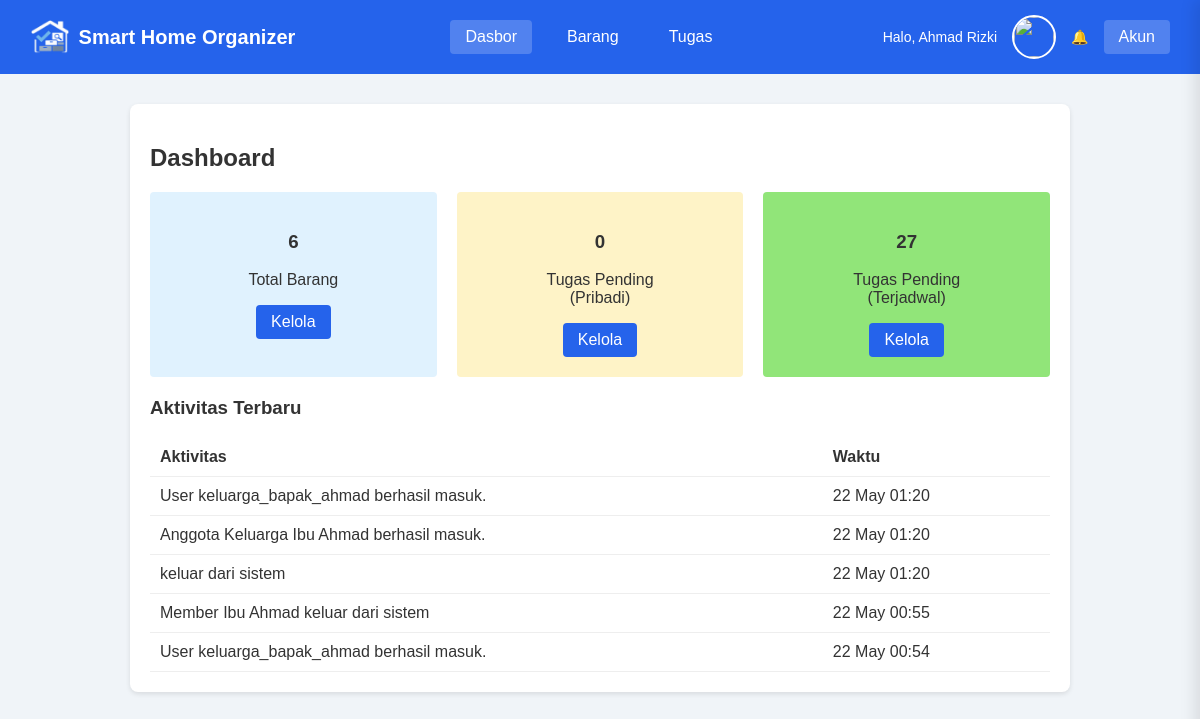
The page /user/dashboardd.php (signed in) on the database its author committed.
### tables this page shows
CREATE TABLE `activity_logs` (
  `id` int NOT NULL AUTO_INCREMENT,
  `user_id` int DEFAULT NULL,
  `family_id` int DEFAULT NULL,
  `activity_type` varchar(50) NOT NULL,
  `description` text,
  `created_at` timestamp NULL DEFAULT CURRENT_TIMESTAMP,
  PRIMARY KEY (`id`),
  KEY `user_id` (`user_id`),
  KEY `fk_family_id` (`family_id`),
  CONSTRAINT `activity_logs_ibfk_1` FOREIGN KEY (`user_id`) REFERENCES `users` (`id`) ON DELETE SET NULL,
  CONSTRAINT `fk_family_id` FOREIGN KEY (`family_id`) REFERENCES `family_members` (`id`) ON DELETE CASCADE
);

### user/dashboardd.php (the view, shortened to what this page needs)
<?php
include_once '../includes/notifications.php';
include_once '../includes/account_drawer.php';
$uid = $_SESSION['user_id'];
$jml_item = mysqli_fetch_assoc(mysqli_query($conn, "SELECT count(*) as c FROM items WHERE user_id=$uid"))['c'];
$jml_tugas = mysqli_fetch_assoc(mysqli_query($conn, "SELECT count(*) as c FROM tasks WHERE user_id=$uid AND status='Pending'"))['c'];
$jml_tugas_mem = mysqli_fetch_assoc(mysqli_query($conn, "SELECT count(*) as c FROM assigned_tasks WHERE user_id=$uid AND status='Pending'"))['c'];
?>
<!DOCTYPE html>
<html>
<head>
    <link rel="stylesheet" href="../assets/css/style.css">
</head>
<body>
    <div class="navbar navbar-dashboard">
        <div class="navbar-brand">
            <img src="../assets/image/logo.png" alt="Logo" class="logo-img">
            <a href="dashboardd.php">Smart Home Organizer</a>
        </div>
        <div class="navbar-menu">
            <a href="dashboardd.php" class="active">Dasbor</a>
            <a href="items.php">Barang</a>
            <a href="tasks.php">Tugas</a>
        </div>
        <div class="navbar-user">
            <span>Halo, <?= $_SESSION['nama']; ?></span>
            <img src="../assets/image/users/<?= $_SESSION['foto'] ?? 'default.png'; ?>" class="profile-pic">
            <a href="javascript:void(0)" onclick="openAccountDrawer()">Akun</a>
        </div>
    </div>
    <div class="container">
        <h2>Dashboard</h2>
        <div class="dashboard-cards">
            <div class="card card-blue">
                <h3><?php echo $jml_item; ?></h3>
                <p>Total Barang</p><a href="items.php" class="btn btn-primary">Kelola</a>
            </div>
            <div class="card card-yellow">
                <h3><?php echo $jml_tugas; ?></h3>
                <p>Tugas Pending<br>(Pribadi)</p><a href="tasks.php" class="btn btn-primary">Kelola</a>
            </div>
            <div class="card card-green">
                <h3><?php echo $jml_tugas_mem; ?></h3>
                <p>Tugas Pending<br>(Terjadwal)</p><a href="tasks_jadwal.php" class="btn btn-primary">Kelola</a>
            </div>
        </div>
        <h3>Aktivitas Terbaru</h3>
        <table>
            <tr>
                <th>Aktivitas</th>
                <th>Waktu</th>
            </tr>
            <?php
            $logs = mysqli_query($conn, "SELECT * FROM activity_logs WHERE user_id=$uid ORDER BY created_at DESC LIMIT 5");
            while ($row = mysqli_fetch_assoc($logs)): ?>
                <tr>
                    <td><?php echo $row['description']; ?></td>
                    <td><?php echo date('d M H:i', strtotime($row['created_at'])); ?></td>
                </tr>
            <?php endwhile; ?>
        </table>
    </div>
</body>
</html>

### assets/css/style.css (style rules this page uses)
body { font-family: sans-serif; background: #f0f4f8; margin: 0; color: #333; }
.container { max-width: 900px; margin: 30px auto; background: white; padding: 20px; border-radius: 8px; box-shadow: 0 2px 5px rgba(0, 0, 0, 0.1); }
.navbar { background: #2563eb; padding: 15px 30px; display: flex; align-items: center; justify-content: space-between; color: white; position: sticky; top: 0; z-index: 1000; transition: all 0.3s ease; }
.navbar-brand { display: flex; align-items: center; gap: 10px; font-size: 20px; font-weight: bold; }
.navbar-brand a { color: white; text-decoration: none; }
.logo-img { height: 35px !important; width: auto !important; object-fit: contain; }
.navbar-menu { display: flex; gap: 20px; align-items: center; }
.navbar-menu a { color: white; text-decoration: none; padding: 8px 15px; border-radius: 4px; transition: background 0.3s; }
.navbar-menu a:hover, .navbar-menu a.active { background: rgba(255, 255, 255, 0.2); }
.navbar-user { display: flex; align-items: center; gap: 15px; }
.navbar-user span { font-size: 14px; }
.navbar-user a { color: white; text-decoration: none; background: rgba(255, 255, 255, 0.2); padding: 8px 15px; border-radius: 4px; }
.profile-pic { width: 40px; height: 40px; border-radius: 50%; object-fit: cover; border: 2px solid white; }
.btn { padding: 8px 15px; border: none; cursor: pointer; border-radius: 4px; text-decoration: none; display: inline-block; box-sizing: border-box; }
.btn-primary { background: #2563eb; color: white; }
table { width: 100%; border-collapse: collapse; margin-top: 15px; }
th, td { padding: 10px; border-bottom: 1px solid #eee; text-align: left; }
.dashboard-cards { display: flex; gap: 20px; margin-bottom: 20px; }
.card { padding: 20px; flex: 1; text-align: center; border-radius: 4px; }
.card-blue { background: #e0f2fe; }
.card-yellow { background: #fef3c7; }
.card-green { background: #91E579; }

### rows shown on the page
activity_logs: description "User keluarga_bapak_ahmad berhasil masuk.", created_at "22 May 01:20"
activity_logs: description "Anggota Keluarga Ibu Ahmad berhasil masuk.", created_at "22 May 01:20"
activity_logs: description "keluar dari sistem", created_at "22 May 01:20"
activity_logs: description "Member Ibu Ahmad keluar dari sistem", created_at "22 May 00:55"
activity_logs: description "User keluarga_bapak_ahmad berhasil masuk.", created_at "22 May 00:54"

### other values the page prints
$_SESSION['nama'] "Ahmad Rizki"
$jml_item "6"
$jml_tugas "0"
$jml_tugas_mem "27"
